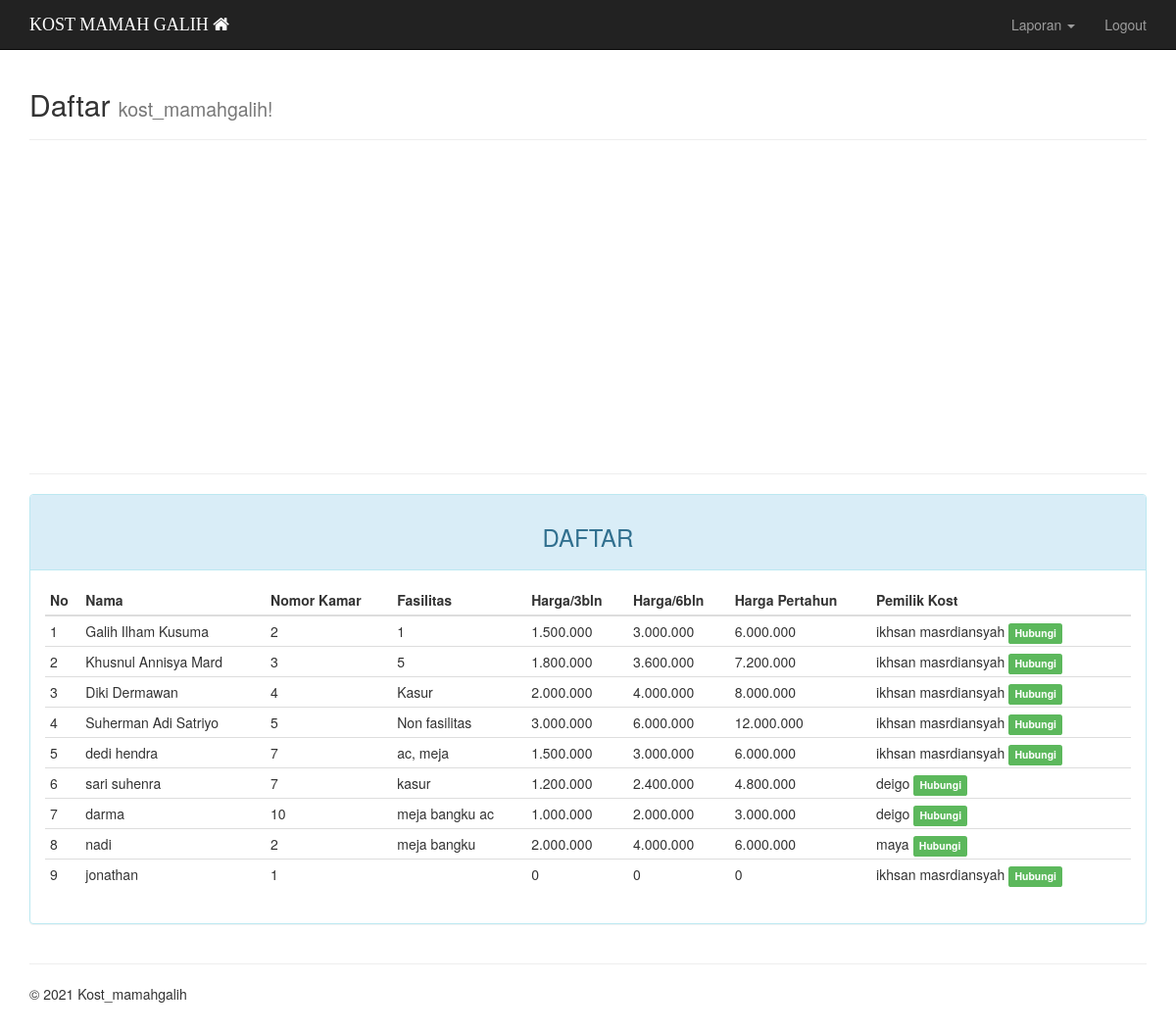
/admin/index.php?page=kost (signed in), run on the app's committed database.
### tables this page shows
CREATE TABLE `kost` (
  `id_kost` int(11) NOT NULL,
  `id_pemilik` int(11) NOT NULL,
  `nama` varchar(20) NOT NULL,
  `alamat` varchar(50) NOT NULL,
  `tersedia` int(2) NOT NULL,
  `status` enum('Laki-laki','Perempuan') DEFAULT NULL,
  `fasilitas` text NOT NULL,
  `harga_3bulan` int(9) NOT NULL,
  `harga_6bulan` int(9) NOT NULL,
  `harga_pertahun` int(9) NOT NULL
);

CREATE TABLE `pemilik` (
  `id_pemilik` int(11) NOT NULL,
  `nama` varchar(20) NOT NULL,
  `alamat` varchar(30) NOT NULL,
  `telepon` varchar(12) NOT NULL,
  `email` varchar(30) NOT NULL,
  `username` varchar(20) NOT NULL,
  `password` varchar(60) NOT NULL
);

### admin/page/kost.php (the view, shortened to what this page needs)
<div class="container">
	<div class="page-header">
		<h2>Daftar <small>kost_mamahgalih!</small></h2>
	</div>
	<div class="row">
		<div class="col-md-12">
			<div style="width:100%; height:300px">
			<iframe
	src="https://www.google.com/maps?q=cikarang utara&output=embed" width="100%"
	height="500" style="border:0;" allowfullscreen="" aria-hidden="false" tabindex="0"></iframe></div>
		</div>
	</div>
	<div class="row">
		<div class="col-md-12">
		    <div class="panel panel-info">
		        <div class="panel-heading"><h3 class="text-center">DAFTAR</h3></div>
		        <div class="panel-body">
		            <table class="table table-condensed">
		                <thead>
		                    <tr>
		                        <th>No</th>
								<th>Nama</th>
		                        <th>Nomor Kamar</th>
								<th>Fasilitas</th>
		                        <th>Harga/3bln</th>
		                        <th>Harga/6bln</th>
		                        <th>Harga Pertahun</th>
								<th>Pemilik Kost</th>
		                        <th></th>
		                    </tr>
		                </thead>
		                <tbody>
		                    <?php $no = 1; ?>
		                    <?php if ($query = $connection->query("SELECT kost.*, pemilik.nama as nama_pemilik, pemilik.telepon as telepon_pemilik FROM kost LEFT JOIN pemilik ON kost.id_pemilik = pemilik.id_pemilik")): ?>
		                        <?php while($row = $query->fetch_assoc()): ?>
		                        <tr>
		                            <td><?=$no++?></td>
		                            <td><?=$row['nama']?></td>
		                            <td><?=$row['tersedia']?></td>
									<td><?=$row['fasilitas']?></td>
		                            <td><?=number_format($row['harga_3bulan'],0,",",".")?></td>
		                            <td><?=number_format($row['harga_6bulan'],0,",",".")?></td>
		                            <td><?=number_format($row['harga_pertahun'],0,",",".")?></td>
									<td><?=$row['nama_pemilik']?> <a class="label label-success" href="https://wa.me/<?=$row['telepon_pemilik']?>" target="_blank">Hubungi</a></td>
		                            <td>
		                            </td>
		                        </tr>
		                        <?php endwhile ?>
		                    <?php endif ?>
		                </tbody>
		            </table>
		        </div>
		    </div>
		</div>
	</div>
</div>

### assets/css/jumbotron.css (style rules this page uses)
body { padding-top: 50px; padding-bottom: 20px; }

### data on the page
kost: nama "Galih Ilham Kusuma", tersedia "2", fasilitas "1", harga_3bulan "1.500.000", harga_6bulan "3.000.000", harga_pertahun "6.000.000", id_pemilik.nama "ikhsan masrdiansyah"
kost: nama "Khusnul Annisya Mard", tersedia "3", fasilitas "5", harga_3bulan "1.800.000", harga_6bulan "3.600.000", harga_pertahun "7.200.000", id_pemilik.nama "ikhsan masrdiansyah"
kost: nama "Diki Dermawan", tersedia "4", fasilitas "Kasur", harga_3bulan "2.000.000", harga_6bulan "4.000.000", harga_pertahun "8.000.000", id_pemilik.nama "ikhsan masrdiansyah"
kost: nama "Suherman Adi Satriyo", tersedia "5", fasilitas "Non fasilitas", harga_3bulan "3.000.000", harga_6bulan "6.000.000", harga_pertahun "12.000.000", id_pemilik.nama "ikhsan masrdiansyah"
kost: nama "dedi hendra", tersedia "7", fasilitas "ac, meja", harga_3bulan "1.500.000", harga_6bulan "3.000.000", harga_pertahun "6.000.000", id_pemilik.nama "ikhsan masrdiansyah"
kost: nama "sari suhenra", tersedia "7", fasilitas "kasur", harga_3bulan "1.200.000", harga_6bulan "2.400.000", harga_pertahun "4.800.000", id_pemilik.nama "deigo"
kost: nama "darma", tersedia "10", fasilitas "meja bangku ac", harga_3bulan "1.000.000", harga_6bulan "2.000.000", harga_pertahun "3.000.000", id_pemilik.nama "deigo"
kost: nama "nadi", tersedia "2", fasilitas "meja bangku", harga_3bulan "2.000.000", harga_6bulan "4.000.000", harga_pertahun "6.000.000", id_pemilik.nama "maya"
kost: nama "jonathan", tersedia "1", harga_3bulan "0", harga_6bulan "0", harga_pertahun "0", id_pemilik.nama "ikhsan masrdiansyah"
